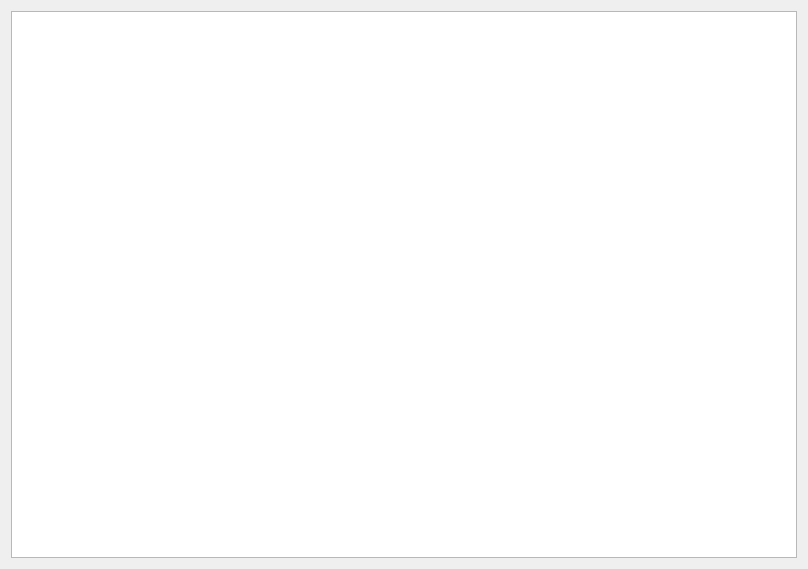
<?xml version="1.0" encoding="UTF-8"?>
<ui version="4.0">
 <class>QtTestWidgetClass</class>
 <widget class="QWidget" name="QtTestWidgetClass">
  <property name="geometry">
   <rect>
    <x>0</x>
    <y>0</y>
    <width>808</width>
    <height>569</height>
   </rect>
  </property>
  <property name="acceptDrops">
   <bool>true</bool>
  </property>
  <property name="windowTitle">
   <string>QtTestWidget</string>
  </property>
  <layout class="QGridLayout" name="gridLayout">
   <item row="0" column="0">
    <widget class="QGraphicsView" name="graphicsView"/>
   </item>
  </layout>
 </widget>
 <layoutdefault spacing="6" margin="11"/>
 <resources/>
 <connections/>
</ui>
